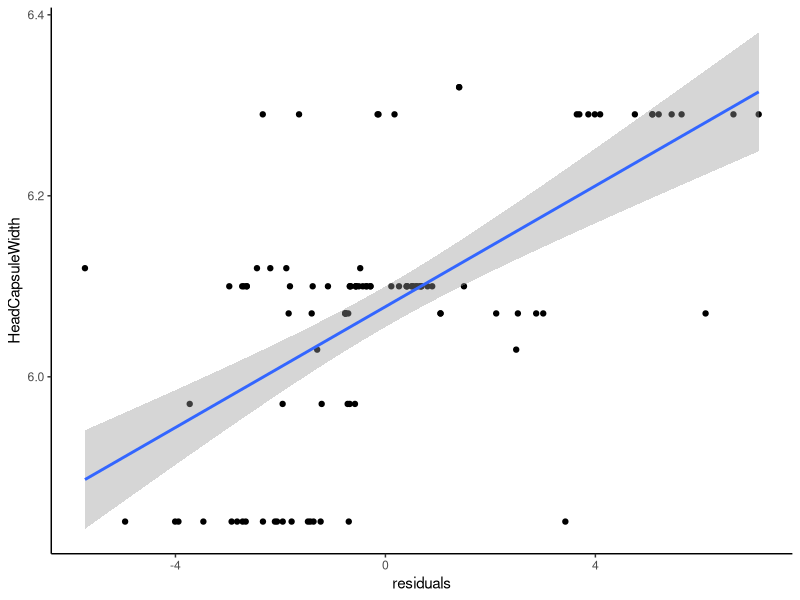
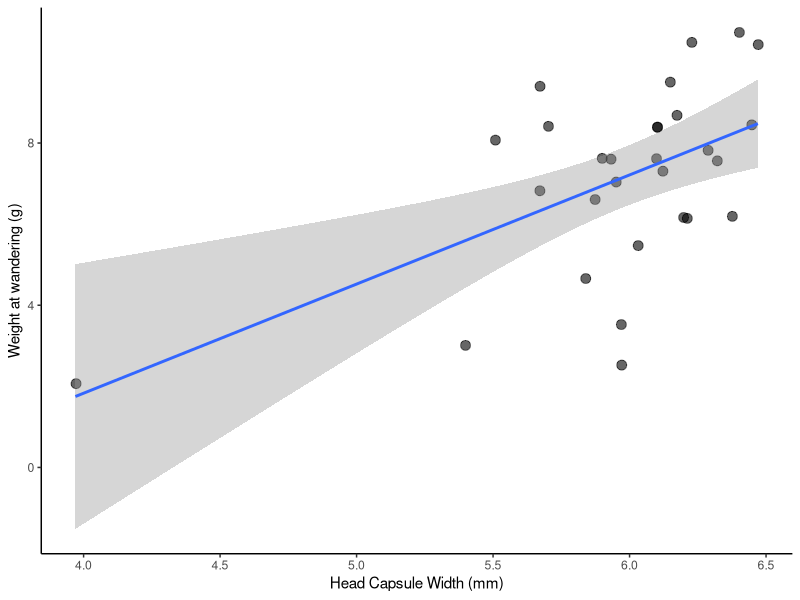

Recreate these plots in R, in order.
#Script for Building cohort and size figures and analysis
#Keaton Wilson
#keatonwilson@me.com
#2018-09-06
#Packages
library(tidyverse)
library(caret)
library(VIM)

#Importing the master data file
tach_master = read_csv(file = "Data/TachDataFull.csv")

#Cleaning up a bit
tach_master = tach_master %>%
  select(-SiblingNumber, -NutritionIndex)
tach_master$Sex = factor(tach_master$Sex)

#First steps: 1. Let's get sibling numbers for each group so we can calculate the nutritional index.
siblings = tach_master %>%
  group_by(CaterpillarID) %>%
  summarize(sib_number = max(FlyID))

#left_Join this
tach_master = tach_master %>%
  left_join(siblings)

#Generating a Nutritional Index that is the head capsule width divided by the number of siblings in a cohort
tach_master = tach_master %>%
  mutate(nut_index = HeadCapsuleWidth/sib_number)

#Let's impute missing values with a weighted mean
tach_master_impute = as.tibble(kNN(tach_master, variable = colnames(tach_master[8:13]), numFun = "weightedMean"))
tach_master_impute$FlyWeight = as.numeric(tach_master_impute$FlyWeight)


##PLOTS##
#Fly weight as a function of sibling number
Fig.1 = ggplot(tach_master_impute, aes(x = sib_number, y = FlyWeight, color = Sex)) +
  geom_jitter(size = 4, alpha = 0.7, aes(shape = FlyWeight_imp)) +
  theme_classic() +
  geom_smooth(method = "lm", aes(group = 1), color = "black") +
  xlab("Cohort Size") +
  ylab("Adult Fly Weight (mg)") +
  scale_color_discrete(labels = c("Female", "Male")) +
  scale_shape_discrete("Imputed")

#ggsave(Fig.1, file = "./output/Fig.1.pdf", device = "pdf", width = 10, height = 8, units = "in")

#Summary table
tach_master_impute %>%
  group_by(CaterpillarID) %>%
  summarize(sib_number = mean(sib_number),
            avg_fly_weight = mean(FlyWeight, na.rm = TRUE), 
            n = n()) %>%
  arrange(desc(sib_number))

#Fly weight as a function of head capsule size
Fig.2 = ggplot(tach_master_impute, aes(x = HeadCapsuleWidth, y = FlyWeight, color = Sex)) +
  geom_jitter(size = 4, alpha = 0.7, aes(shape = FlyWeight_imp)) +
  theme_classic() +
  geom_smooth(method = "lm", aes(group = 1), color = "black") +
  xlab("Host head-capsule width (mm)") +
  ylab("Adult Fly Weight (mg)") +
  scale_color_discrete(labels = c("Female", "Male")) +
  scale_shape_discrete("Imputed")

#ggsave(Fig.2, file = "./output/Fig.2.pdf", device = "pdf", width = 10, height = 8, units = "in")

#best model seems to be one that includes both cohort size and headcapsule width, additively.
lm0 = lm(FlyWeight ~ sib_number, data = tach_master_impute)
lm1 = lm(FlyWeight ~ sib_number + HeadCapsuleWidth, data = tach_master_impute)
lm2 = lm(FlyWeight ~ sib_number*HeadCapsuleWidth, data = tach_master_impute)
lm3 = lm(FlyWeight ~ sib_number*HeadCapsuleWidth*Sex, data = tach_master_impute)

summary(lm0)
summary(lm1)
summary(lm2)
summary(lm3)

AIC(lm0)
AIC(lm1)
AIC(lm2)
AIC(lm3)

#Checking average differences between males and females
tach_master_impute %>%
  group_by(Sex) %>%
  summarize(avg_weight = mean(FlyWeight, na.rm = TRUE),
            sd = sd(FlyWeight, na.rm = TRUE),
            n = n())

lm.sex = lm(FlyWeight ~ Sex, data = tach_master_impute)
summary(lm.sex)

tach_master_impute %>%
  filter(!is.na(FlyWeight)) %>%
  mutate(residuals = lm0$residuals) %>%
  ggplot(aes(x = residuals, y = HeadCapsuleWidth)) +
  geom_point() +
  geom_smooth(method = "lm") +
  theme_classic()

#Also interesting to note how sex doesn't come into play here... it makes the model worse. Indicating that this relationship isn't
#different among the sexes

#Also need to show that there is a positive correlation between head-capsule width and weight @ wander
#Read in bigger data set

head_cap_wander = read_csv(file = "Data/Parasitized Caterpillar Data.csv")

head_cap_wander %>%
  filter(is.na(Parasitized)) %>%
ggplot(aes(x = HeadCapsuleWidth, y = WanderWeight)) +
  geom_jitter(size = 3, alpha = 0.6) +
  theme_classic() +
  geom_smooth(method = "lm") +
  xlab("Head Capsule Width (mm)") +
  ylab("Weight at wandering (g)")

lm_head_cap = lm(WanderWeight ~ HeadCapsuleWidth, data = head_cap_wander %>%
                   filter(is.na(Parasitized)))
summary(lm_head_cap)

#Not great - but there are a lot of other variables embedded in that - perhaps it's better to use other examples from the literature.
